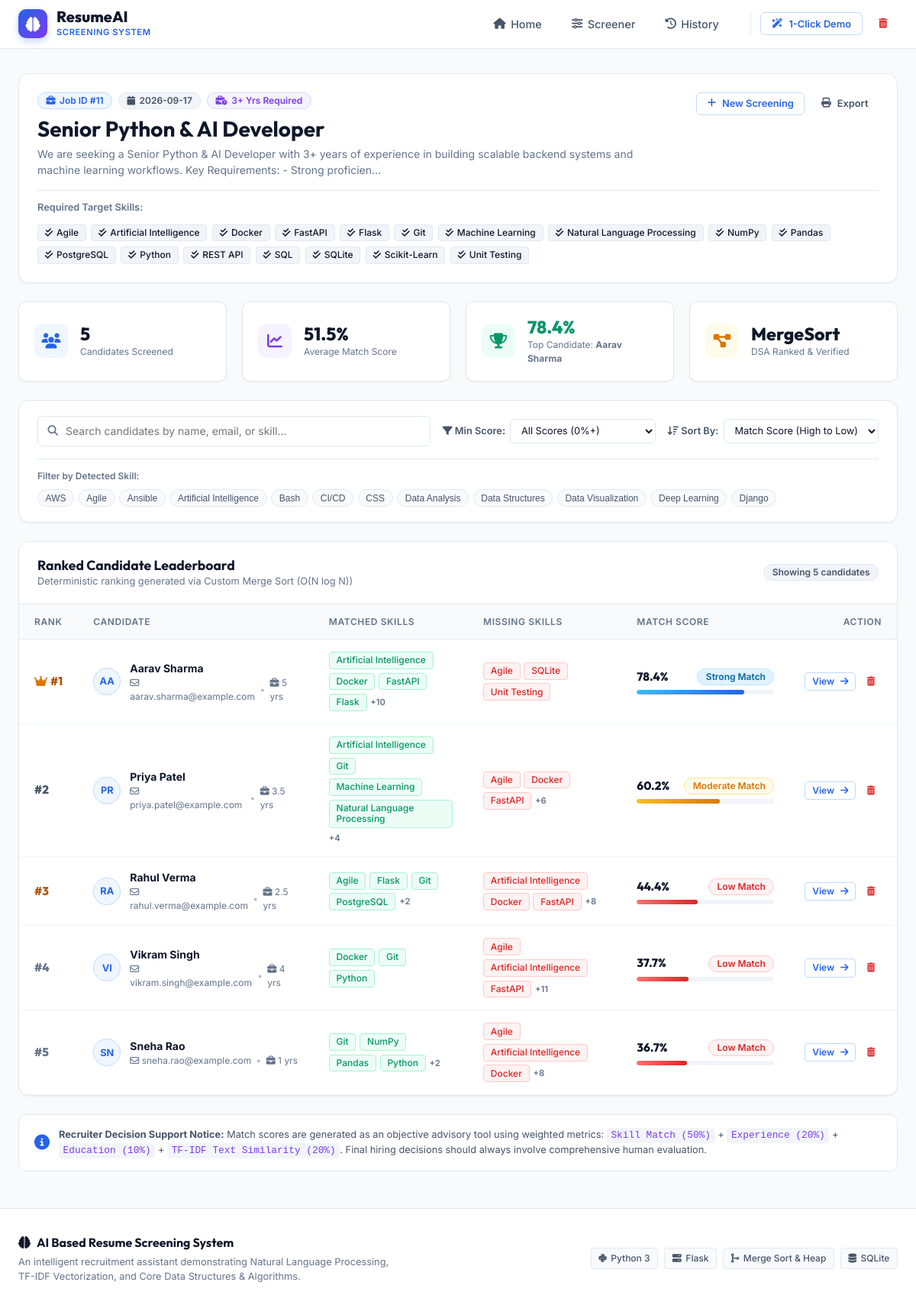
The app's page /results/11 with its own data.
### tables this page shows
CREATE TABLE jobs (
            id INTEGER PRIMARY KEY AUTOINCREMENT,
            job_title TEXT NOT NULL,
            job_description TEXT NOT NULL,
            required_skills TEXT,
            required_experience REAL DEFAULT 0,
            created_at TIMESTAMP DEFAULT CURRENT_TIMESTAMP
        );

CREATE TABLE candidates (
            id INTEGER PRIMARY KEY AUTOINCREMENT,
            job_id INTEGER,
            name TEXT NOT NULL,
            email TEXT,
            phone TEXT,
            education TEXT,
            experience_years REAL DEFAULT 0,
            resume_filename TEXT,
            match_score REAL DEFAULT 0,
            skill_score REAL DEFAULT 0,
            exp_score REAL DEFAULT 0,
            edu_score REAL DEFAULT 0,
            tfidf_score REAL DEFAULT 0,
            badge TEXT,
            badge_class TEXT,
            matched_skills TEXT,
            missing_skills TEXT,
            additional_skills TEXT,
            explanations_json TEXT,
            raw_text TEXT,
            projects TEXT,
            certifications TEXT,
            created_at TIMESTAMP DEFAULT CURRENT_TIMESTAMP,
            FOREIGN KEY (job_id) REFERENCES jobs (id) ON DELETE CASCADE
        );

### app.py (the view)
@app.route('/results/<int:job_id>')
def view_results(job_id: int):
    job = database.get_job(job_id)
    if not job:
        flash("Screening session not found.", "error")
        return redirect(url_for('dashboard'))
    candidates = database.get_candidates_for_job(job_id)
    ranked_candidates = merge_sort(candidates, key=lambda c: c["match_score"], reverse=True)
    for idx, cand in enumerate(ranked_candidates):
        cand["rank"] = idx + 1
    total_count = len(ranked_candidates)
    avg_score = round(sum(c["match_score"] for c in ranked_candidates) / total_count, 1) if total_count > 0 else 0.0
    top_candidate = ranked_candidates[0] if ranked_candidates else None
    all_skills_set = set()
    for c in ranked_candidates:
        all_skills_set.update(c.get("skills", []))
    available_skills = sorted(list(all_skills_set))
    return render_template(
        'results.html',
        job=job,
        candidates=ranked_candidates,
        total_count=total_count,
        avg_score=avg_score,
        top_candidate=top_candidate,
        available_skills=available_skills
    )

### algorithms.py (called while the page is built)
def merge_sort(arr: List[Any], key: Optional[Callable[[Any], Any]] = None, reverse: bool = False) -> List[Any]:
    if len(arr) <= 1:
        return arr[:]
    mid = len(arr) // 2
    left = merge_sort(arr[:mid], key=key, reverse=reverse)
    right = merge_sort(arr[mid:], key=key, reverse=reverse)
    return _merge(left, right, key, reverse)

def _merge(left: List[Any], right: List[Any], key: Optional[Callable[[Any], Any]], reverse: bool) -> List[Any]:
    merged = []
    i = j = 0
    def get_val(item):
        return key(item) if key else item
    while i < len(left) and j < len(right):
        val_l = get_val(left[i])
        val_r = get_val(right[j])
        if (val_l >= val_r if reverse else val_l <= val_r):
            merged.append(left[i])
            i += 1
        else:
            merged.append(right[j])
            j += 1
    merged.extend(left[i:])
    merged.extend(right[j:])
    return merged

### app.py (called while the page is built)
@app.template_filter('format_exp')
def format_exp_filter(val):
    if val is None:
        return "0"
    try:
        f = float(val)
        return str(int(f)) if f.is_integer() else str(round(f, 1))
    except (ValueError, TypeError):
        return str(val)

### database.py (called while the page is built)
def get_db_connection() -> sqlite3.Connection:
    os.makedirs(DB_DIR, exist_ok=True)
    conn = sqlite3.connect(DB_PATH)
    conn.row_factory = sqlite3.Row
    return conn

def get_job(job_id: int) -> Optional[Dict[str, Any]]:
    conn = get_db_connection()
    cursor = conn.cursor()
    cursor.execute("SELECT * FROM jobs WHERE id = ?", (job_id,))
    row = cursor.fetchone()
    conn.close()
    if not row:
        return None
    res = dict(row)
    res["required_skills"] = json.loads(res["required_skills"]) if res["required_skills"] else []
    return res

### templates/results.html (shortened to what this page needs)
{% extends 'base.html' %}
{% block content %}
<div class="results-header-card card">
    <div class="results-header-content">
        <div>
            <div class="results-badge-bar">
                <span class="badge badge-primary"><i class="fa-solid fa-briefcase"></i> Job ID #{{ job.id }}</span>
                <span class="badge badge-secondary"><i class="fa-solid fa-calendar"></i> {{ job.created_at[:10] if
                    job.created_at else 'Recent' }}</span>
                {% if job.required_experience > 0 %}
                <span class="badge badge-purple"><i class="fa-solid fa-business-time"></i> {{
                    job.required_experience|format_exp }}+ Yrs Required</span>
                {% endif %}
            </div>
            <h1 class="results-job-title">{{ job.job_title }}</h1>
            <p class="results-job-desc">{{ job.job_description[:180] }}...</p>
        </div>
        <div class="results-header-actions">
            <a href="{{ url_for('dashboard') }}" class="btn btn-outline-primary btn-sm">
                <i class="fa-solid fa-plus"></i> New Screening
            </a>
            <button onclick="window.print()" class="btn btn-ghost btn-sm" title="Print / Export Report">
                <i class="fa-solid fa-print"></i> Export
            </button>
        </div>
    </div>
    {% if job.required_skills %}
    <div class="required-skills-row">
        <span class="req-label">Required Target Skills:</span>
        <div class="skill-chips-wrap">
            {% for s in job.required_skills %}
            <span class="skill-chip skill-req"><i class="fa-solid fa-check-double"></i> {{ s }}</span>
            {% endfor %}
        </div>
    </div>
    {% endif %}
</div>
<div class="kpi-grid">
    <div class="kpi-card">
        <div class="kpi-icon icon-blue"><i class="fa-solid fa-users"></i></div>
        <div class="kpi-data">
            <span class="kpi-number">{{ total_count }}</span>
            <span class="kpi-label">Candidates Screened</span>
        </div>
    </div>
    <div class="kpi-card">
        <div class="kpi-icon icon-purple"><i class="fa-solid fa-chart-line"></i></div>
        <div class="kpi-data">
            <span class="kpi-number">{{ avg_score }}%</span>
            <span class="kpi-label">Average Match Score</span>
        </div>
    </div>
    <div class="kpi-card">
        <div class="kpi-icon icon-green"><i class="fa-solid fa-trophy"></i></div>
        <div class="kpi-data">
            <span class="kpi-number text-emerald">
                {% if top_candidate %}
                {{ top_candidate.match_score }}%
                {% else %}
                N/A
                {% endif %}
            </span>
            <span class="kpi-label">
                Top Candidate: <strong>{{ top_candidate.name if top_candidate else 'None' }}</strong>
            </span>
        </div>
    </div>
    <div class="kpi-card">
        <div class="kpi-icon icon-amber"><i class="fa-solid fa-diagram-project"></i></div>
        <div class="kpi-data">
            <span class="kpi-number">MergeSort</span>
            <span class="kpi-label">DSA Ranked & Verified</span>
        </div>
    </div>
</div>
<div class="card toolbar-card">
    <div class="toolbar-flex">
        <div class="search-box">
            <i class="fa-solid fa-magnifying-glass search-icon"></i>
            <input type="text" id="candidateSearchInput" class="form-control search-input"
                placeholder="Search candidates by name, email, or skill..." onkeyup="filterCandidatesTable()">
        </div>
        <div class="filter-controls">
            <div class="filter-item">
                <label for="scoreFilter"><i class="fa-solid fa-filter"></i> Min Score:</label>
                <select id="scoreFilter" class="form-select form-select-sm" onchange="filterCandidatesTable()">
                    <option value="0">All Scores (0%+)</option>
                </select>
            </div>
            <div class="filter-item">
                <label for="sortSelector"><i class="fa-solid fa-arrow-down-wide-short"></i> Sort By:</label>
                <select id="sortSelector" class="form-select form-select-sm" onchange="sortCandidatesTable()">
                    <option value="score_desc">Match Score (High to Low)</option>
                </select>
            </div>
        </div>
    </div>
    {% if available_skills %}
    <div class="quick-skill-filters">
        <span class="filter-tag-label">Filter by Detected Skill:</span>
        <div class="skill-filter-list">
            {% for skill in available_skills[:12] %}
            <button type="button" class="btn-filter-pill" onclick="toggleSkillFilter(this, '{{ skill|lower }}')">
                {{ skill }}
            </button>
            {% endfor %}
        </div>
    </div>
    {% endif %}
</div>
<div class="card table-card">
    <div class="card-header table-card-header">
        <div>
            <h3 class="card-title">Ranked Candidate Leaderboard</h3>
            <p class="card-subtitle">Deterministic ranking generated via Custom Merge Sort (O(N log N))</p>
        </div>
        <span id="filteredCountBadge" class="badge badge-secondary">Showing {{ total_count }} candidates</span>
    </div>
    <div class="table-responsive">
        <table class="table" id="candidatesTable">
            <thead>
                <tr>
                    <th style="width: 70px;">Rank</th>
                    <th>Candidate</th>
                    <th>Matched Skills</th>
                    <th>Missing Skills</th>
                    <th style="width: 220px;">Match Score</th>
                    <th style="width: 130px; text-align: right;">Action</th>
                </tr>
            </thead>
            <tbody id="candidatesTableBody">
                {% for cand in candidates %}
                <tr class="candidate-row" data-name="{{ cand.name|lower }}" data-email="{{ cand.email|lower }}"
                    data-skills="{{ (cand.skills|join(' '))|lower }}" data-score="{{ cand.match_score }}">
                    <td>
                        <div
                            class="rank-badge {% if cand.rank == 1 %}rank-1{% elif cand.rank == 2 %}rank-2{% elif cand.rank == 3 %}rank-3{% else %}rank-other{% endif %}">
                            {% if cand.rank == 1 %}<i class="fa-solid fa-crown text-amber"></i>{% endif %}
                            #{{ cand.rank }}
                        </div>
                    </td>
                    <td>
                        <div class="candidate-info-cell">
                            <div class="candidate-avatar">
                                {{ cand.name[:2]|upper if cand.name != 'Not Available' else 'NA' }}
                            </div>
                            <div>
                                <div class="candidate-name">
                                    <a href="{{ url_for('candidate_detail', candidate_id=cand.id) }}">{{ cand.name
                                        }}</a>
                                </div>
                                <div class="candidate-meta">
                                    {% if cand.email != 'Not Available' %}
                                    <span><i class="fa-regular fa-envelope"></i> {{ cand.email }}</span>
                                    {% endif %}
                                    {% if cand.experience_years > 0 %}
                                    <span class="meta-sep">•</span>
                                    <span><i class="fa-solid fa-briefcase"></i> {{ cand.experience_years|format_exp }}
                                        yrs</span>
                                    {% endif %}
                                </div>
                            </div>
                        </div>
                    </td>
                    <td>
                        <div class="skill-chips-cell">
                            {% if cand.matched_skills %}
                            {% for s in cand.matched_skills[:4] %}
                            <span class="skill-chip skill-matched">{{ s }}</span>
                            {% endfor %}
                            {% if cand.matched_skills|length > 4 %}
                            <span class="skill-chip-more">+{{ cand.matched_skills|length - 4 }}</span>
                            {% endif %}
                            {% else %}
                            <span class="text-muted text-xs">No direct matches</span>
                            {% endif %}
                        </div>
                    </td>
                    <td>
                        <div class="skill-chips-cell">
                            {% if cand.missing_skills %}
                            {% for s in cand.missing_skills[:3] %}
                            <span class="skill-chip skill-missing">{{ s }}</span>
                            {% endfor %}
                            {% if cand.missing_skills|length > 3 %}
                            <span class="skill-chip-more">+{{ cand.missing_skills|length - 3 }}</span>
                            {% endif %}
                            {% else %}
                            <span class="text-emerald text-xs font-semibold"><i class="fa-solid fa-circle-check"></i>
                                None</span>
                            {% endif %}
                        </div>
                    </td>
                    <td>
                        <div class="score-cell-wrapper">
                            <div class="score-flex">
                                <span class="score-number">{{ cand.match_score }}%</span>
                                <span class="badge {{ cand.badge_class }}">{{ cand.badge }}</span>
                            </div>
                            <div class="progress-bar-container">
                                <div class="progress-bar-fill {% if cand.match_score >= 85 %}fill-excellent{% elif cand.match_score >= 70 %}fill-strong{% elif cand.match_score >= 55 %}fill-moderate{% else %}fill-low{% endif %}"
                                    style="width: {{ cand.match_score }}%;"></div>
                            </div>
                        </div>
                    </td>
                    <td style="text-align: right;">
                        <div class="action-buttons-group">
                            <a href="{{ url_for('candidate_detail', candidate_id=cand.id) }}"
                                class="btn btn-outline-primary btn-xs" title="View Full Report">
                                View <i class="fa-solid fa-arrow-right"></i>
                            </a>
                            <button type="button" class="btn btn-ghost btn-xs text-danger" title="Remove Candidate"
                                onclick="deleteCandidate({{ cand.id }})">
                                <i class="fa-solid fa-trash-can"></i>
                            </button>
                        </div>
                    </td>
                </tr>
                {% else %}
                <tr>
                    <td colspan="6" class="text-center py-5">
                        <p class="text-muted">No candidates found for this screening session.</p>
                    </td>
                </tr>
                {% endfor %}
            </tbody>
        </table>
    </div>
</div>
<div class="score-formula-card">
    <div class="formula-icon"><i class="fa-solid fa-circle-info"></i></div>
    <div class="formula-text">
        <strong>Recruiter Decision Support Notice:</strong>
        Match scores are generated as an objective advisory tool using weighted metrics:
        <code>Skill Match (50%)</code> + <code>Experience (20%)</code> + <code>Education (10%)</code> +
        <code>TF-IDF Text Similarity (20%)</code>. Final hiring decisions should always involve comprehensive human
        evaluation.
    </div>
</div>
{% endblock %}

### records on screen
jobs: id "11", created_at "2026-09-17", required_experience "3", job_title "Senior Python & AI Developer", job_description "We are seeking a Senior Python & AI Developer with 3+ years of experience in building scalable backend systems and machine learning workflows. Key Requirements: - Strong proficien"
candidates: match_score "78.4", name "Aarav Sharma", rank "1", name "AA", email "aarav.sharma@example.com", experience_years "5", 4 "Artificial Intelligence" "Docker" "FastAPI" "Flask", matched_skills|length "10", 3 "Agile" "SQLite" "Unit Testing", badge "Strong Match"
candidates: rank "2", name "PR", name "Priya Patel", email "priya.patel@example.com", experience_years "3.5", 4 "Artificial Intelligence" "Git" "Machine Learning" "Natural Language Processing", matched_skills|length "4", 3 "Agile" "Docker" "FastAPI", missing_skills|length "6", match_score "60.2", badge "Moderate Match"
candidates: rank "3", name "RA", name "Rahul Verma", email "rahul.verma@example.com", experience_years "2.5", 4 "Agile" "Flask" "Git" "PostgreSQL", matched_skills|length "2", 3 "Artificial Intelligence" "Docker" "FastAPI", missing_skills|length "8", match_score "44.4", badge "Low Match"
candidates: rank "4", name "VI", name "Vikram Singh", email "vikram.singh@example.com", experience_years "4", 4 "Docker" "Git" "Python", 3 "Agile" "Artificial Intelligence" "FastAPI", missing_skills|length "11", match_score "37.7", badge "Low Match"
candidates: rank "5", name "SN", name "Sneha Rao", email "sneha.rao@example.com", experience_years "1", 4 "Git" "NumPy" "Pandas" "Python", matched_skills|length "2", 3 "Agile" "Artificial Intelligence" "Docker", missing_skills|length "8", match_score "36.7", badge "Low Match"

### other values on screen
{{ s }} "Agile" "Artificial Intelligence" "Docker" "FastAPI" "Flask" "Git" "Machine Learning" "Natural Language Processing" "NumPy" "Pandas" "PostgreSQL" "Python" "REST API" "SQL" "SQLite" "Scikit-Learn" "Unit Testing"
{{ total_count }} "5"
{{ avg_score }} "51.5"
{{ skill }} "AWS" "Agile" "Ansible" "Artificial Intelligence" "Bash" "CI/CD" "CSS" "Data Analysis" "Data Structures" "Data Visualization" "Deep Learning" "Django"
